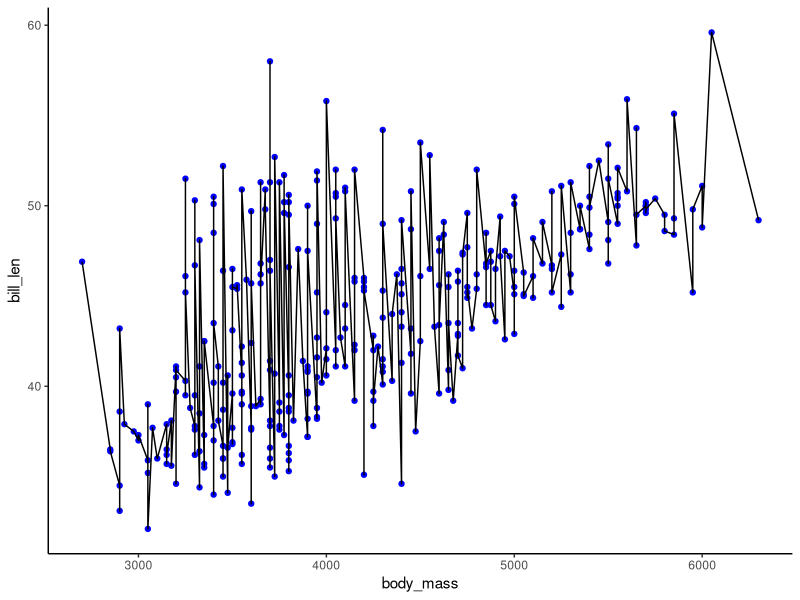

The R script that drew this image:
library(tidyverse)

dt <- penguins

ggplot(dt, aes(x = body_mass, y = bill_len)) +
  geom_point(color = "blue") +
  geom_line(size = 0.5) +
  theme_classic() 
